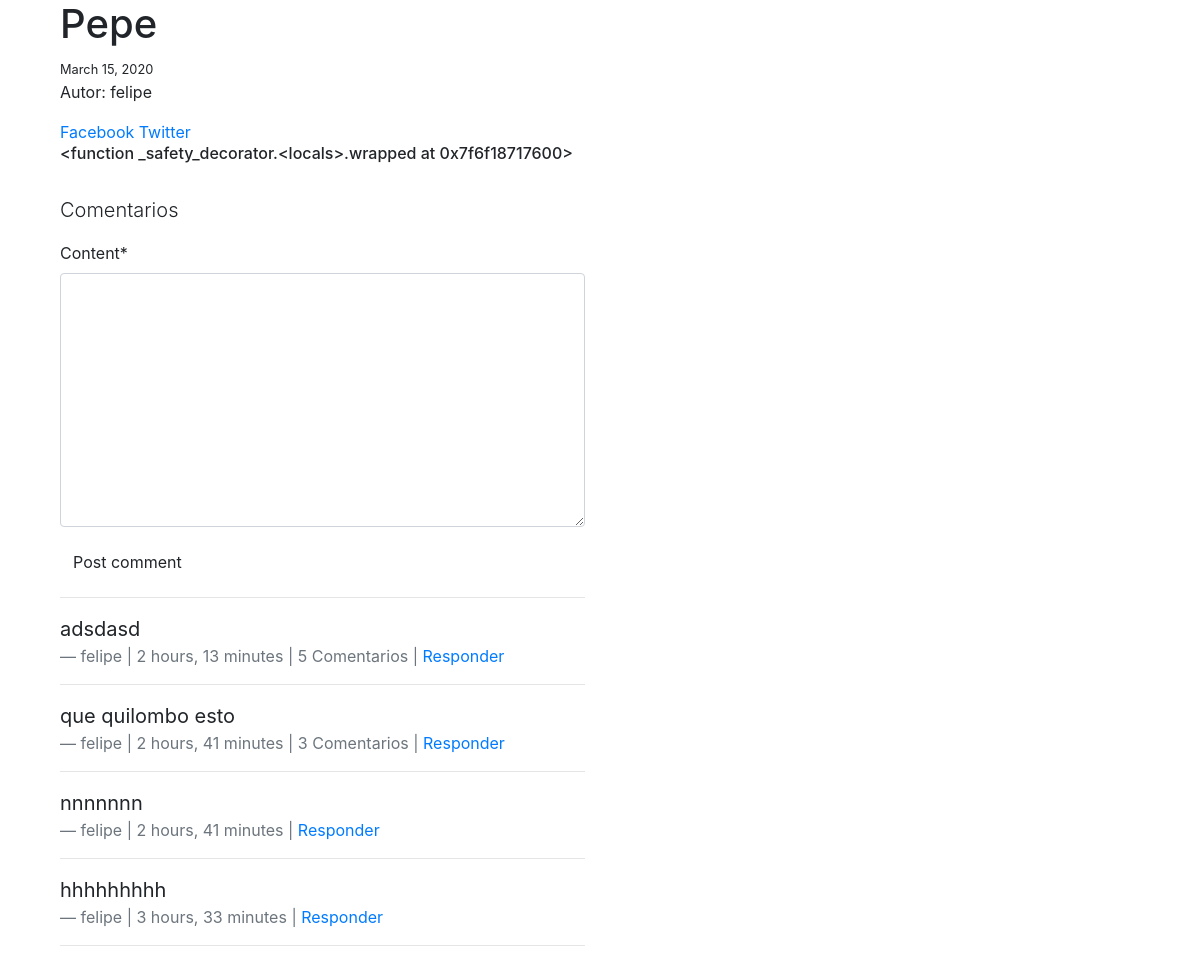
Page /posts/2/ on the committed database.
### blog_app/models.py (models this page shows, shortened)
class Post(models.Model):
    user = models.ForeignKey(settings.AUTH_USER_MODEL, default=1, on_delete=models.CASCADE)
    title = models.CharField(blank=True, max_length=120, null=True)
    slug = models.SlugField(unique=True)
    img = models.ImageField(upload_to=upload_location,
                            blank=True,
                            null=True,
                            height_field="height_field",
                            width_field="width_field")
    height_field = models.IntegerField(default=0)
    width_field = models.IntegerField(default=0)
    content = models.TextField(null=True)
    draft = models.BooleanField(default=False)
    publish = models.DateField(auto_now_add=False)
    update = models.DateTimeField(auto_now_add=True)
    timestamp = models.DateTimeField(auto_now_add=True)
    objects = PostManager()
    class Meta:
        verbose_name = 'post'
        verbose_name_plural = 'Posts'
        ordering = ["-id", "-timestamp", "-update"]
    def get_markdown(self):
        content = self.content
        return mark_safe(markdown(content))
    @property
    def get_content_type(self):
        instance = self
        content_type = ContentType.objects.get_for_model(instance.__class__).model
        return content_type

### comments_app/models.py (models this page shows, shortened)
class Comment(models.Model):
    user = models.ForeignKey(settings.AUTH_USER_MODEL, default=1, on_delete=models.CASCADE)
    content_type = models.ForeignKey(ContentType, on_delete=models.CASCADE)
    object_id = models.PositiveIntegerField()
    content_object = GenericForeignKey('content_type', 'object_id')
    parent = models.ForeignKey('self', null=True, blank=True, on_delete=models.CASCADE)
    content = models.TextField()
    timestamp = models.DateTimeField(auto_now_add=True)
    objects = CommentManager()
    class Meta:
        ordering = ['-timestamp']
    def children(self):
        return Comment.objects.filter(parent=self)

### blog_app/views.py (the view, shortened to what this page needs)
# urls.py: path('<id>/', post_detail, name='detail'),
def post_detail(request, id):
    instance = get_object_or_404(Post, id=id)
    share_string = quote(instance.content)
    initial_data = {
        "content_type": instance.get_content_type,
        "object_id": instance.id
            }
    comment_form = CommentForm(request.POST or None, initial=initial_data)
    comments = Comment.objects.filter_by_instance(instance)
    context = {
        "title": instance.title,
        "obj": instance,
        "share_string": share_string,
        "comments": comments,
        "comment_form": comment_form
    }
    return render(request, "post_detail.html", context)

### comments_app/forms.py
class CommentForm(forms.Form):
    content_type = forms.CharField(widget=forms.HiddenInput)
    object_id = forms.IntegerField(widget=forms.HiddenInput)
    content = forms.CharField(widget=forms.Textarea)

### blog_app/templatetags/urlify.py (called while the page is built)
@register.filter
def urlify(value):
    return quote(value)

### comments_app/models.py (called while the page is built)
    def filter_by_instance(self, instance):
        content_type = ContentType.objects.get_for_model(instance.__class__)
        obj_id = instance.id
        qs = super(CommentManager, self).filter(content_type=content_type, object_id=obj_id).filter(parent=None)
        return qs

### templates/post_detail.html (shortened to what this page needs)
{% extends "_base.html" %}
{% load urlify %}
{% load crispy_forms_tags %}
{% load markdown_deux_tags %}
{% block content %}
<div class="col-sm-6 col-sm-offset-3">
  <h1 class="">{{ title }} </h1>{% if obj.draft %} <span class="">DRAFT</span> {% endif %}
    <small>{{ obj.publish }} </small>
<p class="">Autor: {{ obj.user }}
</p>
<a href="https://www.facebook.com/sharer/sharer.php?u={{ request.build_absolute_uri }}">
  Facebook
</a>
<a href="https://twitter.com/home?status={{ instance.content|urlify  }}%20{{ request.build_absolute_uri }}">
  Twitter
</a>
<div class="row">
<div class="col-sm-12">
<h6 class="post-detail-item"> {{ obj.get_markdown }}   </h6><br>
<div class="">
  <p class="lead">Comentarios</p>
  <form method="POST" action="." class="">
    {{ comment_form|crispy }}
    <input type="submit" value='Post comment' class="btn btn-default">
  </form>
  <hr/>
  {% for com in comments  %}
  <blockquote class="blockquote">
    <p class="mb-0">{{ com.content}}</p>
    <footer class="blockquote-footer">{{ com.user }} | {{ com.timestamp|timesince }}
      | {% if com.children.count > 0 %}{{ com.children.count }} Comentarios | {% endif %}
       <a href="#" class="com-reply-btn">Responder</a>
    </footer>
  </blockquote>
<hr>
  {% endfor %}
</div>
</div>
</div>
</div>
{% endblock content %}

### rows in the picture
Post: title "Pepe", publish "March 15, 2020", user "felipe", get_markdown "<function _safety_decorator.<locals>.wrapped at 0x7f6f18717600>"
Comment: content "adsdasd", user "felipe", timestamp "2 hours, 13 minutes", children.count "5"
Comment: content "que quilombo esto", user "felipe", timestamp "2 hours, 41 minutes", children.count "3"
Comment: content "nnnnnnn", user "felipe", timestamp "2 hours, 41 minutes"
Comment: content "hhhhhhhhh", user "felipe", timestamp "3 hours, 33 minutes"
